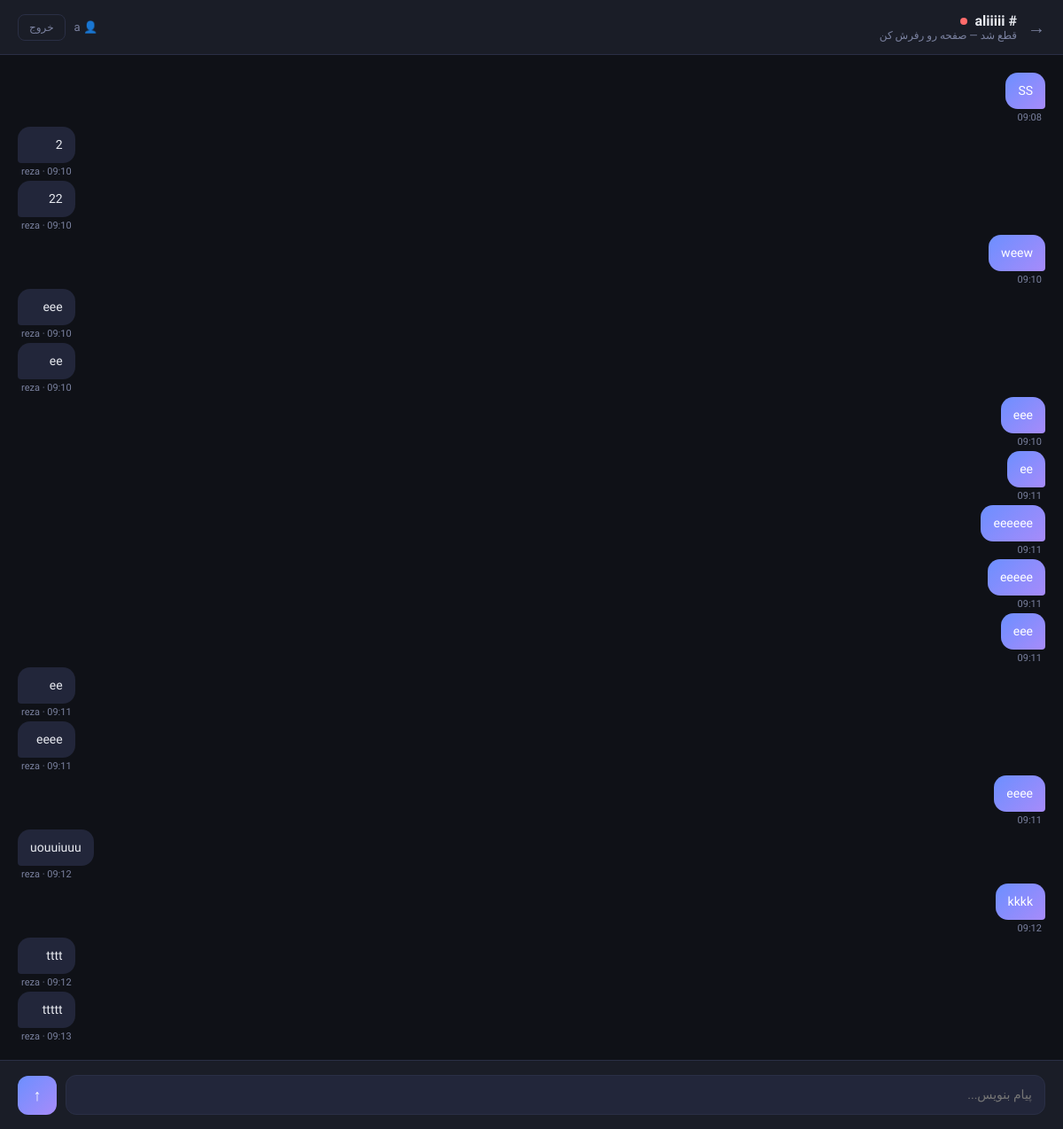
Screenshot of /chat/aliiiii/ (signed in) with the database file from the repository.
### chat/models.py (models this page shows, shortened)
class Room(models.Model):
    name = models.CharField(max_length=100, unique=True)
    created_at = models.DateTimeField(auto_now_add=True)

class Message(models.Model):
    room = models.ForeignKey(Room, on_delete=models.CASCADE, related_name='messages')
    user = models.ForeignKey(User, on_delete=models.CASCADE)
    content = models.TextField()
    timestamp = models.DateTimeField(auto_now_add=True)
    class Meta:
        ordering = ['timestamp']

### chat/views.py (the view)
# urls.py: path('chat/<str:room_name>/', views.room, name='room'),
@login_required
def room(request, room_name):
    room_obj, _ = Room.objects.get_or_create(name=room_name)
    messages = Message.objects.filter(room=room_obj).select_related('user')[:50]
    return render(request, 'room.html', {
        'room_name': room_name,
        'messages': messages,
        'username': request.user.username,
    })

### templates/room.html (shortened to what this page needs)
{% extends 'base.html' %}
{% block content %}
<div class="chat-layout">
  <div class="chat-header">
    <div style="display:flex;align-items:center;gap:12px;">
      <a href="{% url 'lobby' %}" style="color:var(--text-muted);font-size:20px;text-decoration:none;">→</a>
      <div>
        <div style="display:flex;align-items:center;gap:8px;">
          <span style="font-weight:700;font-size:16px;"># {{ room_name }}</span>
          <span class="status-dot" id="conn-dot"></span>
        </div>
        <div style="font-size:12px;color:var(--text-muted);" id="conn-status">در حال اتصال...</div>
      </div>
    </div>
    <div style="display:flex;align-items:center;gap:10px;">
      <span style="color:var(--text-muted);font-size:13px;">👤 {{ username }}</span>
      <a href="{% url 'logout' %}" class="btn btn-ghost" style="padding:7px 12px;font-size:12px;">خروج</a>
    </div>
  </div>
  <div class="messages-area" id="messages">
    {% for msg in messages %}
    <div class="msg {% if msg.user.username == username %}own{% else %}other{% endif %}">
      <div class="msg-bubble">{{ msg.content }}</div>
      <div class="msg-meta">
        {% if msg.user.username != username %}{{ msg.user.username }} · {% endif %}
        {{ msg.timestamp|date:"H:i" }}
      </div>
    </div>
    {% empty %}
    <div class="system-msg"><span>🎉 اولین پیام رو بفرست!</span></div>
    {% endfor %}
  </div>
  <div class="input-area">
    <textarea id="msg-input" placeholder="پیام بنویس..." rows="1"></textarea>
    <button class="btn btn-primary" id="send-btn" onclick="sendMessage()">↑</button>
  </div>
</div>
{% endblock %}

### templates/base.html (shortened to what this page needs)
<!DOCTYPE html>
<html lang="fa" dir="rtl">
<head>
</head>
<body>
{% block content %}{% endblock %}
</body>
</html>

### templates/base.html (style rules this page uses)
*, *::before, *::after { box-sizing: border-box; margin: 0; padding: 0; }
:root { --bg: #0f1117; --surface: #1a1d27; --surface2: #22263a; --accent: #6c8fff; --accent2: #a78bfa; --text: #e8eaf0; --text-muted: #7b82a0; --border: #2a2f45; --danger: #ff6b6b; --success: #4ade80; --radius: 12px; --radius-sm: 8px; }
body { font-family: 'Vazirmatn', sans-serif; background: var(--bg); color: var(--text); min-height: 100vh; }
a { color: var(--accent); text-decoration: none; }
.btn { display: inline-flex; align-items: center; gap: 6px; padding: 10px 20px; border: none; border-radius: var(--radius-sm); font-family: 'Vazirmatn', sans-serif; font-size: 14px; font-weight: 500; cursor: pointer; transition: all 0.2s; }
.btn-primary { background: linear-gradient(135deg, var(--accent), var(--accent2)); color: white; }
.btn-ghost { background: transparent; color: var(--text-muted); border: 1px solid var(--border); }
input, textarea { font-family: 'Vazirmatn', sans-serif; background: var(--surface2); border: 1px solid var(--border); color: var(--text); border-radius: var(--radius-sm); padding: 10px 14px; font-size: 14px; outline: none; transition: border-color 0.2s; }

### templates/room.html (style rules this page uses)
.chat-layout { display: flex; flex-direction: column; height: 100vh; }
.chat-header { background: var(--surface); border-bottom: 1px solid var(--border); padding: 14px 20px; display: flex; align-items: center; justify-content: space-between; flex-shrink: 0; }
.messages-area { flex: 1; overflow-y: auto; padding: 20px; display: flex; flex-direction: column; gap: 4px; scroll-behavior: smooth; }
.msg { display: flex; flex-direction: column; max-width: 68%; animation: fadeIn 0.2s ease; }
.msg.own { align-self: flex-start; }
.msg.other { align-self: flex-end; }
.msg-bubble { padding: 10px 14px; border-radius: 14px; font-size: 14px; line-height: 1.5; word-break: break-word; }
.msg.own .msg-bubble { background: linear-gradient(135deg, var(--accent), var(--accent2)); color: white; border-bottom-right-radius: 4px; }
.msg.other .msg-bubble { background: var(--surface2); color: var(--text); border-bottom-left-radius: 4px; }
.msg-meta { font-size: 11px; color: var(--text-muted); margin-top: 3px; padding: 0 4px; }
.msg.own .msg-meta { text-align: right; }
.msg.other .msg-meta { text-align: left; }
.input-area { background: var(--surface); border-top: 1px solid var(--border); padding: 16px 20px; display: flex; gap: 10px; align-items: flex-end; flex-shrink: 0; }
#msg-input { flex: 1; resize: none; min-height: 44px; max-height: 120px; border-radius: 12px; line-height: 1.5; padding: 11px 14px; overflow-y: auto; }
#send-btn { width: 44px; height: 44px; border-radius: 12px; flex-shrink: 0; font-size: 18px; padding: 0; display: flex; align-items: center; justify-content: center; }
.status-dot { width: 8px; height: 8px; border-radius: 50%; background: var(--success); display: inline-block; margin-left: 6px; }
.status-dot.offline { background: var(--danger); }

### rows the page displays
Room: name "aliiiii"
Message: content "SS", timestamp "09:08"
Message: content "2", user.username "reza", timestamp "09:10"
Message: content "22", user.username "reza", timestamp "09:10"
Message: content "weew", timestamp "09:10"
Message: content "eee", user.username "reza", timestamp "09:10"
Message: content "ee", user.username "reza", timestamp "09:10"
Message: content "eee", timestamp "09:10"
Message: content "ee", timestamp "09:11"
Message: content "eeeeee", timestamp "09:11"
Message: content "eeeee", timestamp "09:11"
Message: content "eee", timestamp "09:11"
Message: content "ee", user.username "reza", timestamp "09:11"
Message: content "eeee", user.username "reza", timestamp "09:11"
Message: content "eeee", timestamp "09:11"
Message: content "uouuiuuu", user.username "reza", timestamp "09:12"
Message: content "kkkk", timestamp "09:12"
Message: content "tttt", user.username "reza", timestamp "09:12"
Message: content "ttttt", user.username "reza", timestamp "09:13"

### other values shown
{{ username }} "a"
